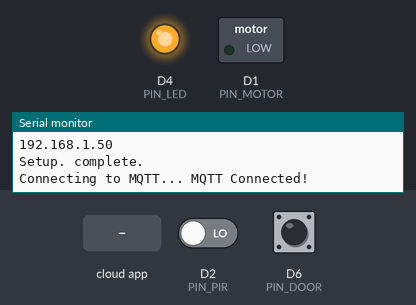
The sketch below on a simulated ESP8266 (NodeMCU). Parts: switched loads named in the sketch (green lamp = pin HIGH), output pins drawn as LEDs (lit = HIGH), the last lines printed to the serial monitor. Dashed ring = blinking. The inputs (shaded band) are chosen by the test bench; at power-on: D6 (PIN_DOOR) HIGH, D2 (PIN_PIR) LOW. WiFi joins after 1.5 s; servers stay silent unless stated; no MQTT or app messages arrive unless stated.

Above: at 4.2 s.
4.3 s: D6 (PIN_DOOR) driven LOW
At 6.2 s:
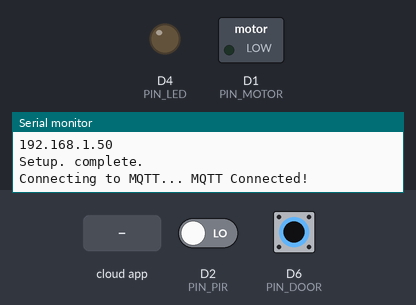
7.3 s: D6 (PIN_DOOR) driven HIGH
At 8.1 s:
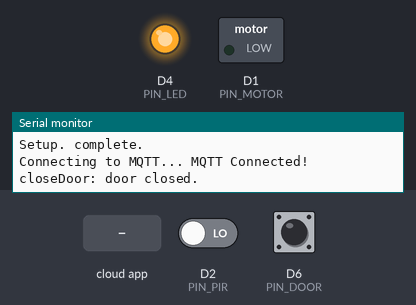
8.8 s: the phone or cloud app sets mode to 0
10.3 s: the phone or cloud app sets mode to 1
11.8 s: D2 (PIN_PIR) driven HIGH
14.8 s: D6 (PIN_DOOR) pulsed LOW 5 times (0.12 s each, 0.3 s apart)
At 17.8 s:
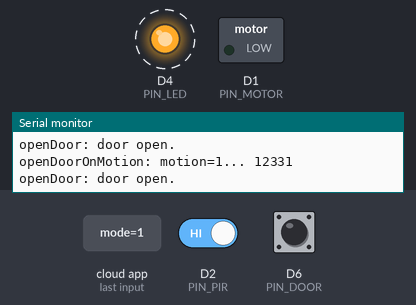
Timing chart, 0 to 66.8 s (numbered marks = the images above; inputs shaded):
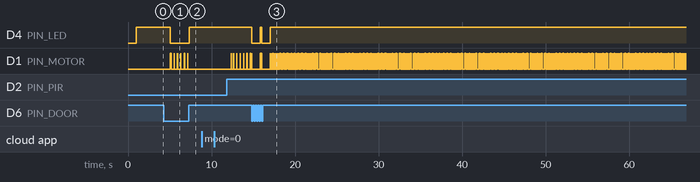

Measured:
- after the input at 4.3 s, D4 (PIN_LED): HIGH → LOW after 0.78 s; D1 (PIN_MOTOR): LOW → HIGH after 0.78 s, then repeats every 0.78 s: LOW 0.36 s, HIGH 0.01 s, LOW 0.38 s, HIGH 0.01 s, LOW 0.02 s, HIGH 0.01 s
- after the input at 7.3 s, D4 (PIN_LED): LOW → HIGH at once; D1 (PIN_MOTOR): stops changing and stays LOW
- after the input at 14.8 s, D4 (PIN_LED): alternates HIGH for 0.17 s and LOW for 1.0 s, 4 changes in all, then stays HIGH, starting at once

The sketch:

Cat_Door_May2021.ino
```cpp
#include <Streaming.h>
#include <Metro.h>
#include <Bounce.h>
#include <FiniteStateMachine.h>
#include <ESP8266WiFi.h>
#include "Adafruit_MQTT.h"
#include "Adafruit_MQTT_Client.h"

#define WLAN_SSID       "Looney"
#define WLAN_PASS       "TinyandTooney"

#define MQTT_SERVER      "broker.hivemq.com"
#define MQTT_SERVERPORT  1883

// D4 is builtin LED
#define PIN_LED D4
#define PIN_MOTOR D1
#define PIN_DOOR D6
#define PIN_PIR D2

Bounce door = Bounce( PIN_DOOR, 1 );
Bounce motion = Bounce( PIN_PIR, 1 );

String stateNames[] = {
  "Closed",
  "In Only",
  "Open",
};

void goToState(byte state);
void closeDoor();
void openDoor();
void openDoorOnMotion();

const uint32_t inOnlyOpenDuration = 60000; // ms; door remains open this long in InOnly/motion mode.

State closed = State(NULL, closeDoor, NULL);
State inOnly = State(NULL, openDoorOnMotion, NULL);
State open = State(NULL, openDoor, NULL);

FSM sM = FSM(closed); // initialize state machine

WiFiClient client;

Adafruit_MQTT_Client mqtt(&client, MQTT_SERVER, MQTT_SERVERPORT);

Adafruit_MQTT_Publish pubMotion = Adafruit_MQTT_Publish(&mqtt, "magister/catdoor/motion");
Adafruit_MQTT_Publish pubDoor = Adafruit_MQTT_Publish(&mqtt, "magister/catdoor/door");

Adafruit_MQTT_Subscribe subMode = Adafruit_MQTT_Subscribe(&mqtt, "magister/catdoor/mode");

void MQTT_connect();
void setup() {
  delay(1000);

  pinMode(PIN_LED, OUTPUT);
  pinMode(PIN_MOTOR, OUTPUT);
  pinMode(PIN_DOOR, INPUT_PULLUP);
  pinMode(PIN_PIR, INPUT);

  Serial.begin(115200);
  Serial << endl << endl;
  Serial << "Setup. begin." << endl;

  // close the door
  closeDoor();

  digitalWrite(PIN_LED, LOW); // boot indicator

  Serial << "Connecting to: " << WLAN_SSID << endl;
  WiFi.disconnect();
  WiFi.mode(WIFI_STA);
  WiFi.begin(WLAN_SSID, WLAN_PASS);

  // start with a manual sync.
  sensorUpdate(10);
  sM.transitionTo(closed);

  // Setup MQTT subscription for instructions.
  mqtt.subscribe(&subMode);

  Serial << "WiFi connecting " << endl;
  byte retries = 20;
  boolean ledState = false;
  while (WiFi.status() != WL_CONNECTED) {
    delay(1000);  // wait
    if (retries-- == 0) while (1);  // basically die and wait for WDT to reset me
    Serial.print(".");
    ledState = !ledState;
    digitalWrite(PIN_LED, ledState); // blink while waiting to connect
  }
  Serial.println();

  Serial.println("WiFi connected");
  Serial.println("IP address: "); Serial.println(WiFi.localIP());

  digitalWrite(PIN_LED, HIGH); // all clear
  Serial << "Setup. complete." << endl;
}

void loop() {
  MQTT_connect();
  yield();

  getStatus();
  yield();

  sensorUpdate(2);
  yield();

  sM.update();
  yield();

  static Metro pubIntervalDoor = 11000UL;
  if ( pubIntervalDoor.check() ) {
    pubIntervalDoor.reset();
    if ( door.read() == LOW) pubDoor.publish(1);
    else pubDoor.publish(0);
  }
  static Metro pubIntervalMotion = 3000UL;
  if ( pubIntervalMotion.check() ) {
    pubIntervalMotion.reset();
    if ( motion.read() == HIGH) pubMotion.publish(1);
    else pubMotion.publish(0);
  }

}

void getStatus() {
  Adafruit_MQTT_Subscribe *subscription;
  while ((subscription = mqtt.readSubscription(1000))) {

    if ( subscription == &subMode ) {
      String msg = (char *)subMode.lastread;
      if ( msg.length() > 1 ) {
        Serial << "getStatus.  error.  Got weird mode '" << msg << "'." << endl;
        return;
      }
      byte newMode = constrain(msg.toInt(), 0, sizeof(stateNames));

      goToState(newMode);
    }

  }
}

void goToState(byte mode) {
  mode = constrain(mode, 0, sizeof(stateNames));
  Serial << "goToState.  " << stateNames[mode] << endl;
  switch ( mode ) {
    case 0: sM.transitionTo(closed); break;
    case 1: sM.transitionTo(inOnly); break;
    case 2: sM.transitionTo(open); break;
  }
}

// door.read() == LOW -> door is open
// door.read() == HIGH -> door is closed
// motion.read() == LOW -> no motion
// motion.read() == HIGH -> motion
void sensorUpdate(uint32_t dur) {
  Metro waitfor(dur);
  waitfor.reset();

  while ( ! waitfor.check() ) {
    motion.update();
    door.update();
    yield();
  }

  digitalWrite(PIN_LED, door.read());
}

void pulseDoorMotor(uint32_t dur) {
  digitalWrite(PIN_MOTOR, HIGH);    // motor on
  sensorUpdate(dur);
  digitalWrite(PIN_MOTOR, LOW);    // motor off
  sensorUpdate(20);
}
void openDoor() {
  if ( door.read() == HIGH ) {
    pulseDoorMotor(40);
    while ( door.read() == HIGH ) pulseDoorMotor(8);

    pubDoor.publish(true);
    Serial << "openDoor: door open." << endl;
  }
}
void closeDoor() {
  if ( door.read() == LOW ) {
    pulseDoorMotor(90);
    while ( door.read() == LOW ) pulseDoorMotor(8);

    pubDoor.publish(false);
    Serial << "closeDoor: door closed." << endl;
  }
}

void openDoorOnMotion() {
  // track motion and time
  static uint32_t last = millis();
  uint32_t now = millis();
  static boolean doorState = false;

  // motion?
  if ( motion.read() == HIGH ) {
    // open the door
    openDoor();
    last = now;
    // note we have motion
    if( !doorState ) {
      pubMotion.publish(true);
      Serial << "openDoorOnMotion: motion=1... " << now << endl;
      doorState = true;
    }
  }

  // ready to close
  if ( (now - last) > inOnlyOpenDuration ) {
    // open the door
    closeDoor();
    // note we have no motion
    if( doorState ) {
      pubMotion.publish(false);
      Serial << "openDoorOnMotion: motion=0... " << now << endl;
      doorState = false;
    }
  }
}

// Function to connect and reconnect as necessary to the MQTT server.
// Should be called in the loop function and it will take care if connecting.
void MQTT_connect() {
  int8_t ret;

  // Stop if already connected.
  if (mqtt.connected()) {
    return;
  }

  Serial.print("Connecting to MQTT... ");

  uint8_t retries = 3;
  while ((ret = mqtt.connect()) != 0) { // connect will return 0 for connected
    Serial.println(mqtt.connectErrorString(ret));
    Serial.println("Retrying MQTT connection in 5 seconds...");
    mqtt.disconnect();
    delay(5000);  // wait 5 seconds
    retries--;
    if (retries == 0) {
      // basically die and wait for WDT to reset me
      while (1);
    }
  }
  Serial.println("MQTT Connected!");
}
```
